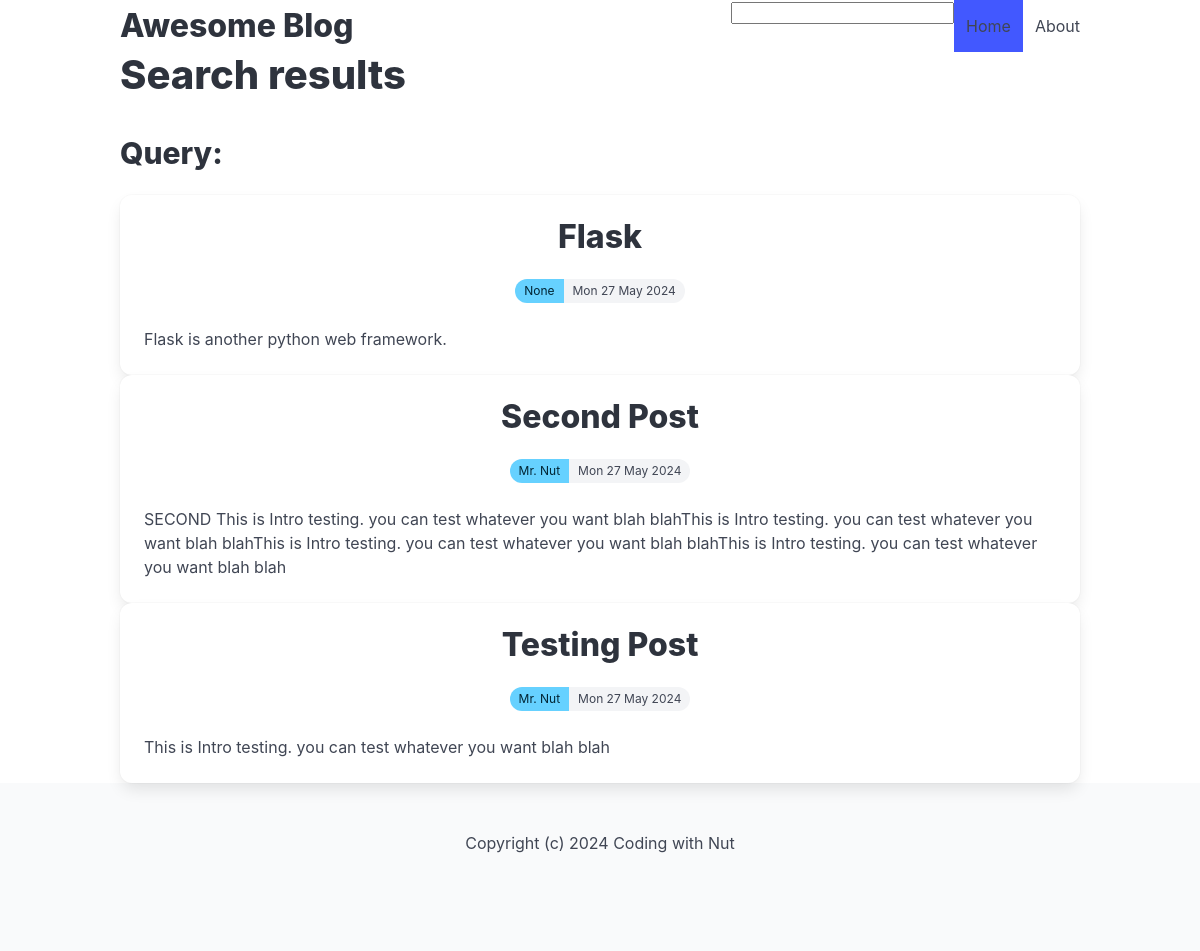
The page /search/ on the database as committed earlier.
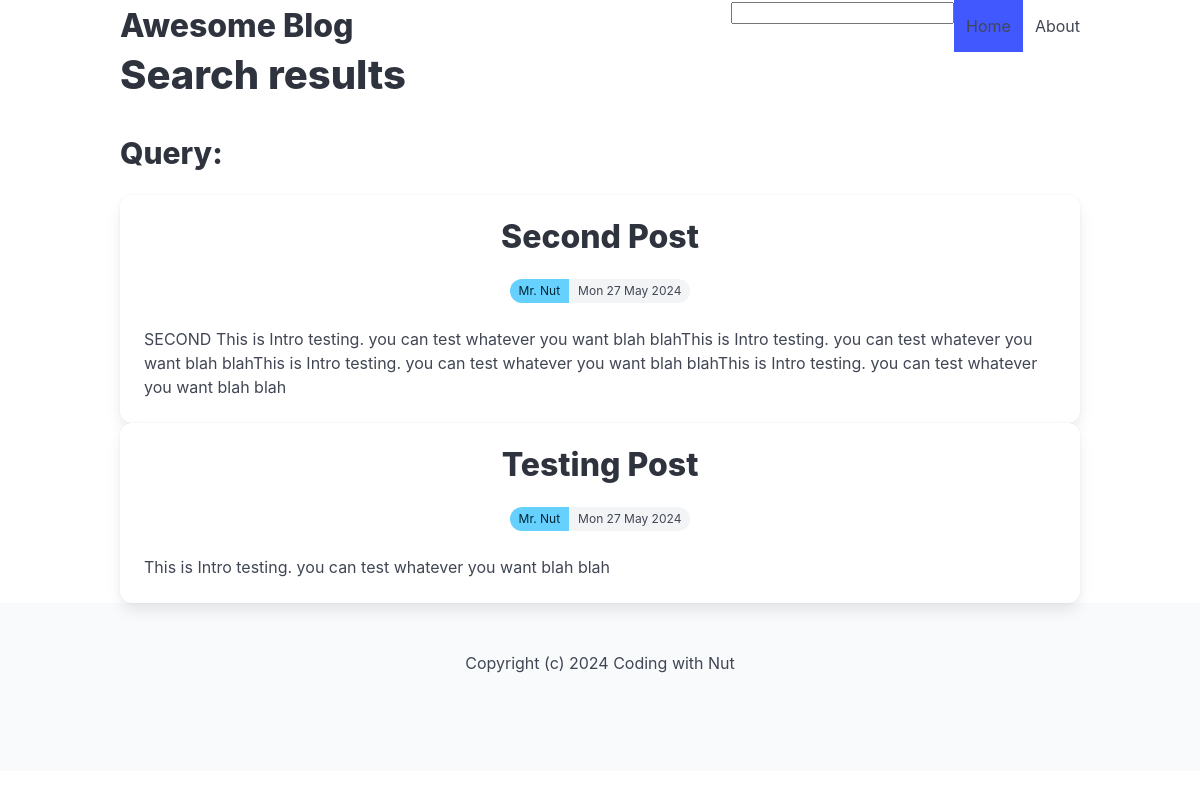
The same page on the database as committed later.
### blog/models.py (models this page shows, shortened)
class Post(models.Model):
    ACTIVE = "active"
    DRAFT = "draft"
    CHOICES_STATUS = (
        (ACTIVE, "Active"),
        (DRAFT, "Draft")
    )
    category = models.ForeignKey(Category, name="category", on_delete=models.CASCADE)
    title = models.CharField(max_length=255)
    slug = models.SlugField()
    intro = models.TextField()
    body = models.TextField()
    author = models.CharField(max_length=50, null=True, blank=True)
    created_at = models.DateTimeField(auto_now_add=True)
    status = models.CharField(max_length=10, choices = CHOICES_STATUS, default = ACTIVE)
    image = models.ImageField(upload_to="uploads/", blank=True, null=True)
    class Meta:
        ordering = ('-created_at', )

### blog/views.py (the view)
# urls.py: path('search/', views.search, name='search'),
def search(request):
    query = request.GET.get('query', '')
    posts = Post.objects.filter(Q(title__icontains=query) | Q(intro__icontains=query) | Q(body__icontains=query), status=Post.ACTIVE)
    return render(request, 'blog/search.html', {'posts': posts, 'query': query})

### blog/models.py (called while the page is built)
    def __str__(self):
        return f"{self.title}"

### blog/templates/blog/search.html (shortened to what this page needs)
{% extends 'core/base.html' %}
{% block content %}
  <div class="content is-medium">
    <h1>Search results</h1>
    <h3>Query: {{ query }} </h3>
  </div>
  {% for post in posts %}
    <a href="{% url 'detailpage' post.category post.slug %}">
      <div class="card article">
        <div class="card-content">
          <div class="media">
            <div class="media-content has-text-centered">
              <p class="title article-title">{{ post.title }}</p>
              <div class="tags has-addons level-item">
                <span class="tag is-rounded is-info">{{ post.author }}</span>
                <span class="tag is-rounded">{{ post.created_at|date:'D d M Y' }}</span>
              </div>
            </div>
          </div>
          <div class="content article-body">
            <p>{{ post.intro }}</p>
          </div>
        </div>
      </div>
    </a>
  {% endfor %}
{% endblock %}

Rows that differ between the two databases and show on the page:
no longer on this page (row edited): Post: title "Flask", author "None", created_at "Mon 27 May 2024", intro "Flask is another python web framework."
